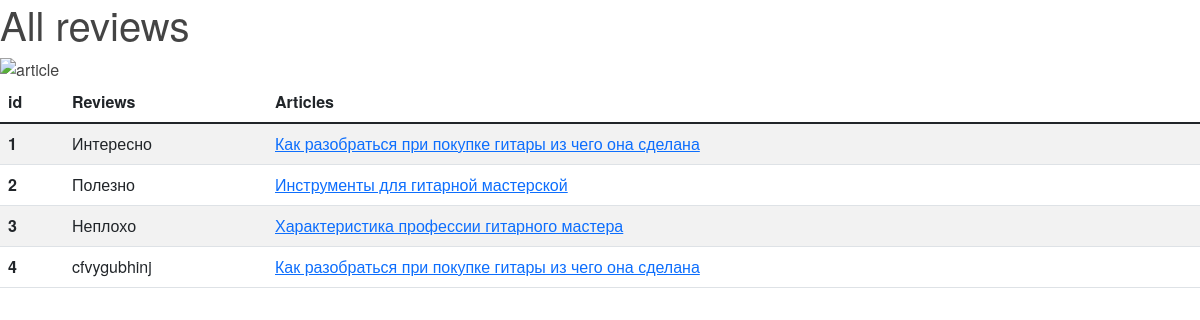
Screenshot of /articles/all_reviews/ with the database file from the repository.
### articles/models.py (models this page shows, shortened)
class Review(models.Model):
    text = models.TextField()
    article = models.ForeignKey(Article, on_delete=models.CASCADE)

class Article(models.Model):
    author = models.ForeignKey(
        "auth.User",
        on_delete=models.CASCADE,
    )
    title = models.CharField(max_length=100)
    body = models.TextField()
    def __str__(self):
        return self.title

### articles/views.py (the view)
# urls.py: path("all_reviews/", views.all_reviews, name="all_reviews"),
def all_reviews(request):
    reviews = models.Review.objects.all()
    context = {
        "reviews": reviews,
    }
    return render(request, "all_reviews.html", {"context": context})

### articles/templates/all_reviews.html (shortened to what this page needs)
{% extends 'base.html' %}
{% block content %}
<h1 class="all-items-title">All reviews</h1>
<div class="img-container">
    <img alt='article' src="https://images.pexels.com/photos/63694/pexels-photo-63694.jpeg?cs=srgb&dl=pexels-stephen-niemeier-63694.jpg&fm=jpg" width="500">
</div>
    <table class="article-table table table-striped table-hover">
    <thead>
    <tr>
        <th scope="col">id</th>
        <th scope="col">Reviews</th>
        <th scope="col">Articles</th>
    </tr>
    </thead>
    <tbody>
    {% for review in context.reviews %}
        <tr>
            <th scope="row">{{ review.id }}</th>
            <td>{{ review.text }}</td>
            <td><a target="_blank" href={% url 'article' article_id=review.article.id %}>{{ review.article }}</a></td>
        </tr>
    {% endfor %}
    </tbody>
</table>
{% endblock %}

### articles/static/css/styles.css (style rules this page uses)
body { margin: 0; padding: 0; font-family: "Helvetica Neue", Helvetica, Arial, sans-serif; color: #444; }

### rows the page displays
Review: id "1", text "Интересно", article "Как разобраться при покупке гитары из чего она сделана"
Review: id "2", text "Полезно", article "Инструменты для гитарной мастерской"
Review: id "3", text "Неплохо", article "Характеристика профессии гитарного мастера"
Review: id "4", text "cfvygubhinj", article "Как разобраться при покупке гитары из чего она сделана"
